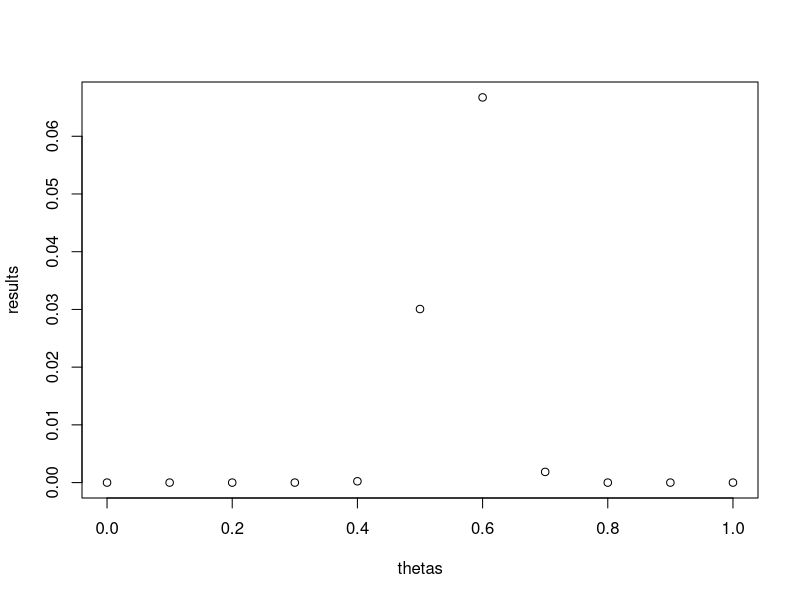
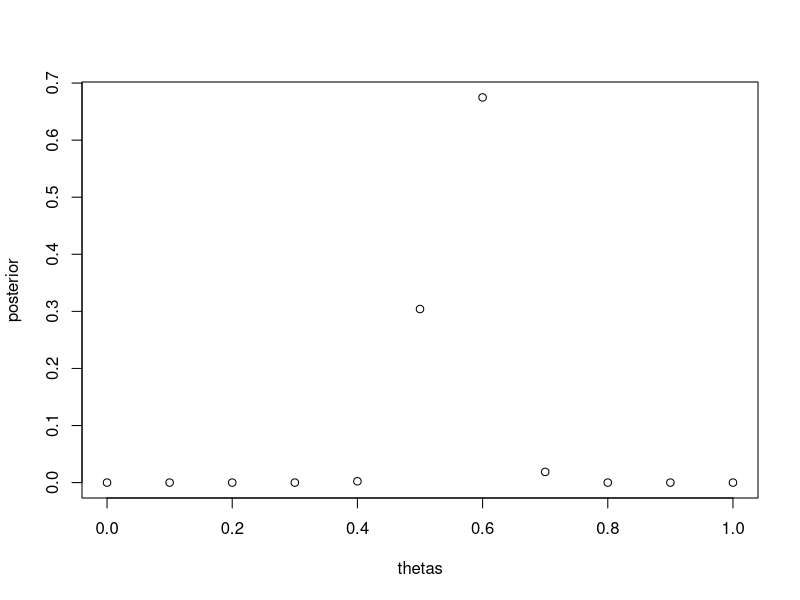
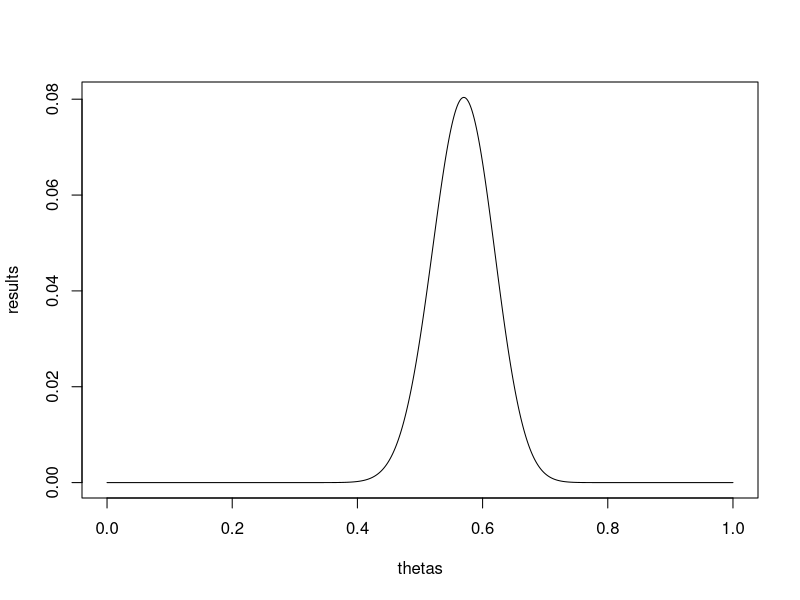
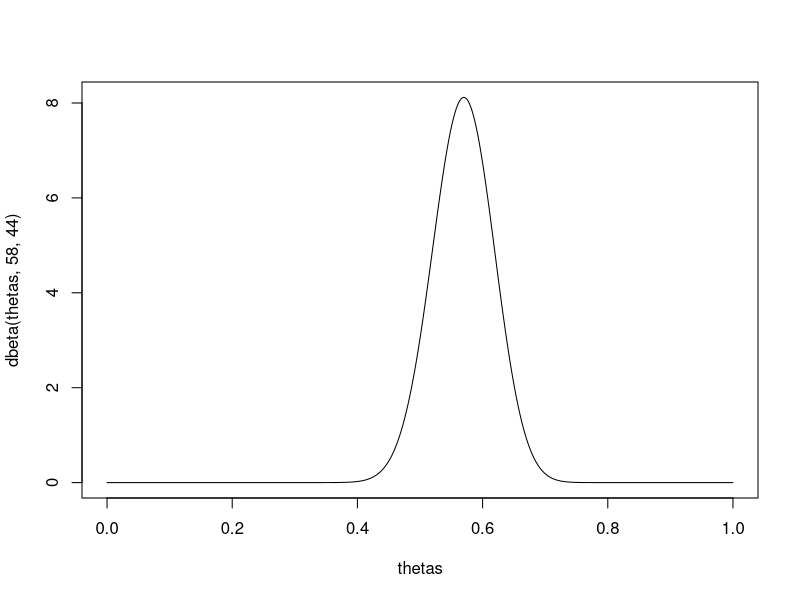
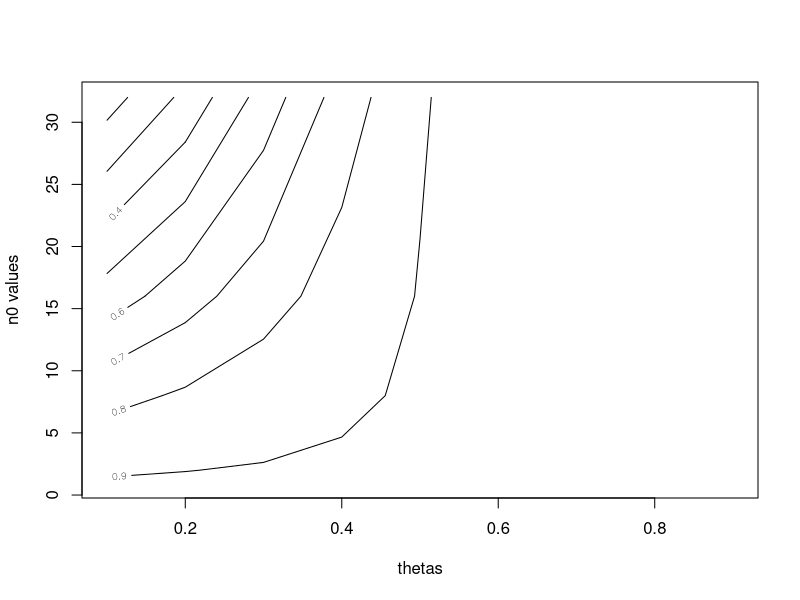
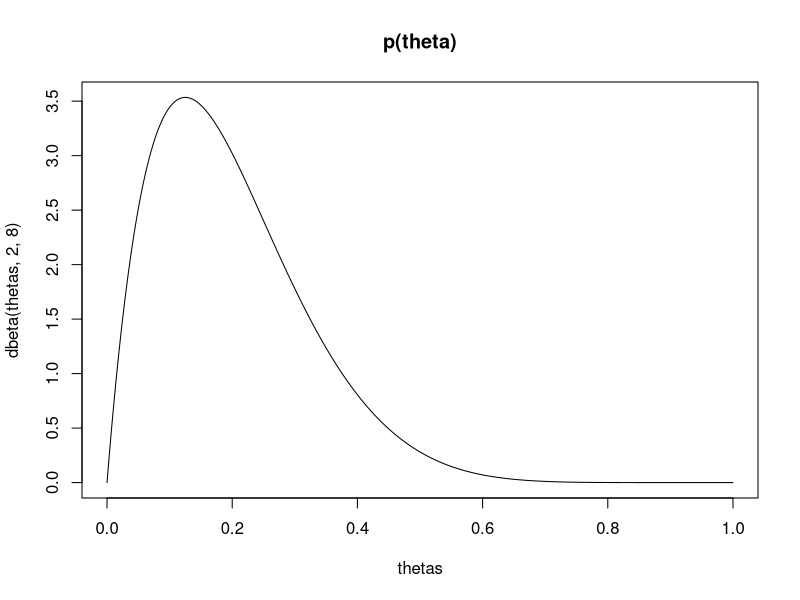
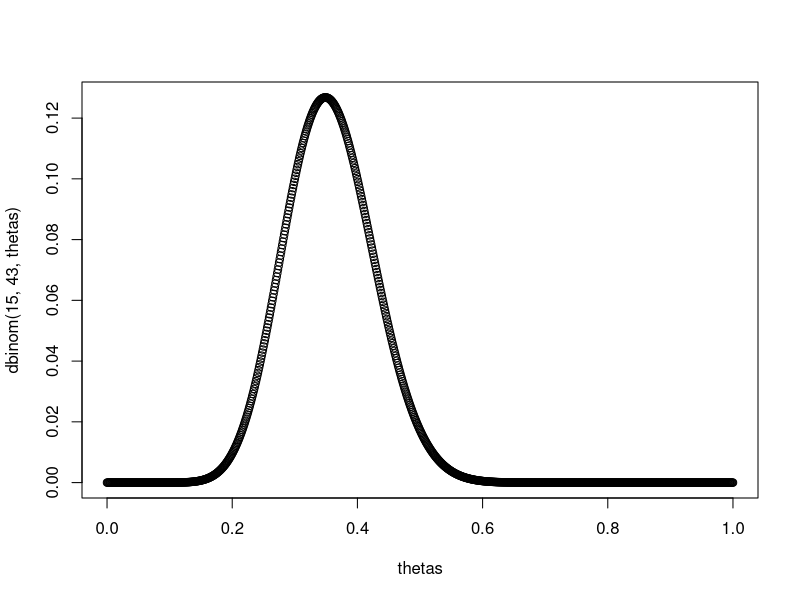
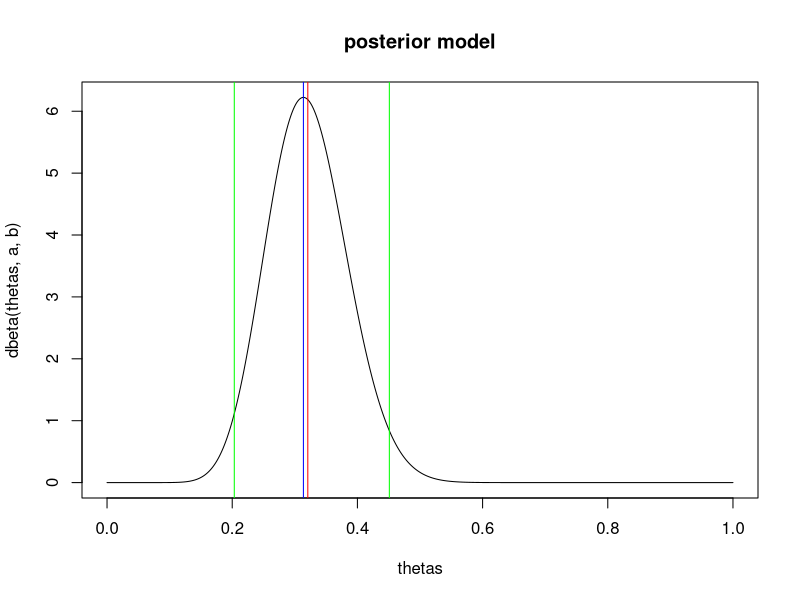

The R script that drew these images, in order:
## ---- chunk 1
thetas = seq(0.0,1.0,by=0.1)
results = dbinom(57,100,thetas)

plot(thetas,results)
## ---- chunk 2

marginal_y = sum((1/11) * dbinom(57,100,thetas))
posterior = (results * (1/11))/marginal_y
plot(thetas,posterior)
## ---- chunk 3
thetas = seq(0,1,by=0.001) #U(0,1)
results = dbinom(57,100,thetas)
plot(thetas,results,type="l")
## ---- chunk 4
plot(thetas,dbeta(thetas,58,44),type='l')
## ---- chunk 5

theta0 = seq(0.1,0.9,by=0.1)
n0 = c(1,2,8,16,32)

data=c()
a_s = c()
b_s = c()

for (i in theta0) {
for (j in n0) {
  
    a = i * j
    b = (1-i)*j

    p = pbeta(.5,a+57,b+43,lower.tail=FALSE) #posterior (theta > .5 | sum = 57)
    data = append(data,p)

}
}

probability_data = matrix(data,nrow=9,ncol=5,byrow=TRUE)
contour(theta0,n0,probability_data, xlab="thetas",ylab='n0 values')
## ---- chunk 6
beta_mean = function(a,b){
  print("mean:")
  a / (a+b)
}

beta_mode = function(a,b){
  print('mode:')
  (a-1) / (a+b-2)
}

beta_sd = function(a,b){
  print('standard deviation:')
  var = (a*b) / ((a+b)^2 * (a+b+1))
  sd = sqrt(var)
  return(sd) 
}

CI_28 = c(qbeta(.025,17,36),qbeta(.975,17,36))
CI_82 = c(qbeta(.025,23,30),qbeta(.975,23,30))

#data for the posterior w/ 2,8 prior and posterior a = 17, posterior b = 36
print("using alpha = 17 and beta = 36 with beta(2,8) prior")
beta_mean(17,36)
beta_mode(17,36)
beta_sd(17,36)
print(c("95% CI",CI_28))

#with 8,2 prior 
print(" ")
print("================================================")
print("using alpha = 23, beta = 30 with beta(8,2) prior")
beta_mean(23,30)
beta_mode(23,30)
beta_sd(23,30)
print(c("95% CI",CI_82))
## ---- chunk 7
#plotting prior p(\theta)
thetas = seq(0,1,by=0.001) #U(0,1)

plot(thetas, dbeta(thetas, 2,8), type='l',main="p(theta)")

#plotting p(y=15|\theta)
#plot a binomial here 
plot(thetas, dbinom(15,43,thetas))

#posterior which is beta(2 + success, 8 + failure) = beta()
a=2+15
b=8+28
plot(thetas, dbeta(thetas,a,b),type='l',main="posterior model")
abline(v=beta_mean(a,b), col='red') #mean
abline(v=beta_mode(a,b), col='blue') #mode

# CI 
abline(v=qbeta(.975,a,b),col='green') #lower bound 
abline(v=qbeta(.025,a,b),col='green') #upper bound 
## ---- chunk 8

#plotting prior p(\theta)
thetas = seq(0,1,by=0.001) #U(0,1)

plot(thetas, dbeta(thetas, 8,2), type='l',main="p(theta)")

#plotting p(y=15|\theta)
#plot a binomial here 
plot(thetas, dbinom(15,43,thetas))

#posterior which is beta(2 + success, 8 + failure) = beta()
a=8+15
b=2+28
plot(thetas, dbeta(thetas,a,b),type='l',main="posterior model")
abline(v=beta_mean(a,b), col='red') #mean
abline(v=beta_mode(a,b), col='blue') #mode

# CI 
abline(v=qbeta(.975,a,b),col='green') #lower bound 
abline(v=qbeta(.025,a,b),col='green') #upper bound 
## ---- chunk 9
prior = 0.75 * dbeta(thetas,2,8) + 0.25 * dbeta(thetas,8,2)
plot(thetas,prior,type="l")
## ---- chunk 10
coefficient = .25 * 18 * choose(43,15)
thetas = seq(0,1,by=0.001)
points = coefficient* (0.75 * dbeta(thetas,17,36) + 0.25 * dbeta(thetas,23,26))
plot(thetas,points,type="l")
axis(1, at = seq(0.0,1,by=0.1))
## ---- chunk 11
psis = seq(0,5,by=.001)
data = (exp(1)**psis) / (1+exp(1)**psis)**3
plot(psis,data,type="l")
## ---- chunk 12
data = exp(1)**(2*psis) * exp(1)**(-exp(1)**psis)
plot(psis,data,type='l')
